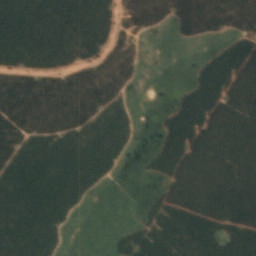
#> input picture Experiment/images/img.jpg, 256 x 256 px, found by its file name
$ jupyter execute --allow-errors ex.ipynb
#> lines starting #> are read from the running program, lines starting #| are printed output that depends on the picture
[cell 1]
import cv2
import numpy as np
import matplotlib.pyplot as plt
# Load an image from file as function
def load_image(image_path: str) -> np.ndarray:
    """
    Load an image from file, using OpenCV
    """
    return cv2.imread(image_path)[:, :, ::-1]
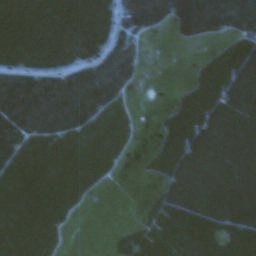
#> returned value: shape (256, 256, 3); mean of channels 0, 1, 2 67.4, 74.9, 64.6; drawn as B, G, R


# Display an image as function
def display_image(image: np.ndarray, title: str="Image"):
    """
    Display an image using matplotlib. Rembember to use plt.show() to display the image
    """
    plt.imshow(image)
    plt.title(title)
    plt.show()


# Convert an image to grayscale
def grayscale_image(image: np.ndarray) -> np.ndarray:
    """
    Convert an image to grayscale. Convert the original image to a grayscale image. In a grayscale image, the pixel value of the
    3 channels will be the same for a particular X, Y coordinate. The equation for the pixel value
    [1] is given by:
        p = 0.299R + 0.587G + 0.114B
    Where the R, G, B are the values for each of the corresponding channels. We will do this by
    creating an array called img_gray with the same shape as img
    """
    # gray_img = 0.299 * image[:, :, 0:1] + 0.587 * image[:, :, 1:2] + 0.114 * image[:, :, 2:3]
    # return np.broadcast_to(gray_img.astype(image.dtype), image.shape)  # , gray_img.astype(image.dtype)[:, :, 0]
    gray_img = 0.299 * image[:, :, 0] + 0.587 * image[:, :, 1] + 0.114 * image[:, :, 2]
    return gray_img.astype(image.dtype)

[cell 2]
img_path = '/home/lvdthieu/Documents/Projects/image-processing/Experiment/images/img.jpg'
img = load_image(img_path)
img.shape
#> Out = (256, 256, 3)

#> (a cell that did not finish here is left out)

#> in grayscale_image, `gray_img = 0.299 * image[:, :, 0] + 0.587 * image[:, :, 1] + 0.114 * i..`:
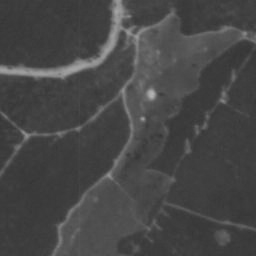
#> gray_img: shape (256, 256) float64; min 52.17, max 181.1, mean 71.5

#> (a cell that did not finish here is left out)

[cell 5]
fig, ax = plt.subplots()
#> (the rest of this cell did not finish here and is left out)

[cell 6]
import numpy as np
from matplotlib import pyplot as plt

SAMPLE_RATE = 44100  # Hertz
DURATION = 10  # Seconds

def generate_sine_wave(freq, sample_rate, duration):
    x = np.linspace(0, duration, sample_rate * duration, endpoint=False)
    frequencies = x * freq
    # 2pi because np.sin takes radians
    y = np.sin((2 * np.pi) * frequencies)
    return x, y

[cell 7]
_, nice_tone = generate_sine_wave(400, SAMPLE_RATE, DURATION)
_, noise_tone = generate_sine_wave(4000, SAMPLE_RATE, DURATION)
noise_tone = noise_tone * 0.3

mixed_tone = nice_tone + noise_tone

[cell 8]
normalized_tone = np.int16((mixed_tone / mixed_tone.max()) * 32767)

plt.plot(normalized_tone[:1000])
plt.show()
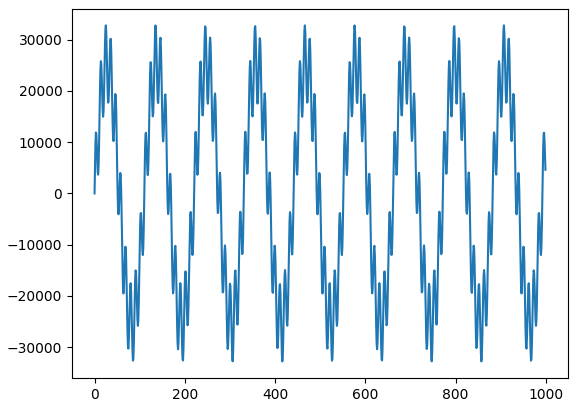
#> figure drawn by matplotlib, 1 panel; curve peaks at x = 25, y = 32766

[cell 9]
from scipy.io.wavfile import write

# Remember SAMPLE_RATE = 44100 Hz is our playback rate
write("mysinewave.wav", SAMPLE_RATE, normalized_tone)

[cell 10]
from scipy.fft import fft, fftfreq

# Number of samples in normalized_tone
N = SAMPLE_RATE * DURATION

yf = fft(normalized_tone)
xf = fftfreq(N, 1 / SAMPLE_RATE)

plt.plot(xf, np.abs(yf))
plt.show()
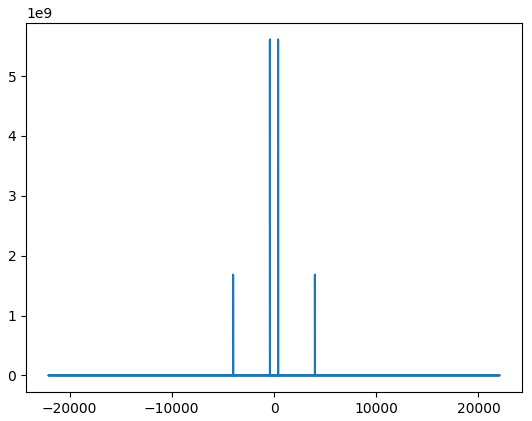
#> figure drawn by matplotlib, 1 panel

[cell 11]
import matplotlib.pyplot as plt
import numpy as np
import cv2

import pywt
import pywt.data

# Load image
original = grayscale_image(load_image("/home/lvdthieu/Documents/Projects/image-processing/Experiment/images/img.jpg"))
print(original.shape)
#| (256, 256)
# Wavelet transform of image, and plot approximation and details
titles = ['Approximation', ' Horizontal detail',
          'Vertical detail', 'Diagonal detail']
coeffs2 = pywt.dwt2(original, 'bior1.3')
LL, (LH, HL, HH) = coeffs2
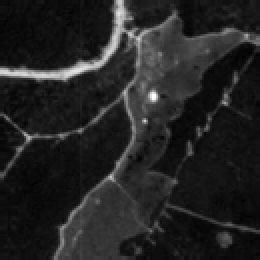
#> LL: shape (130, 130) float64 (shown 2 times larger); min 107.1, max 353.7, mean 141.7; drawn with min black and max white
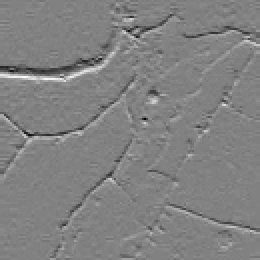
#> LH: shape (130, 130) float64 (shown 2 times larger); min -28.94, max 28, mean 0; drawn with min black and max white
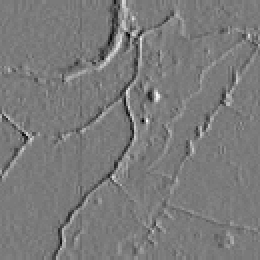
#> HL: shape (130, 130) float64 (shown 2 times larger); min -22.87, max 24.56, mean 0; drawn with min black and max white
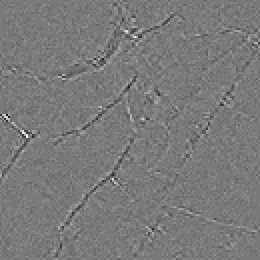
#> HH: shape (130, 130) float64 (shown 2 times larger); min -6, max 6.5, mean -0.000266; drawn with min black and max white
print(HL.shape)
#| (130, 130)
fig = plt.figure(figsize=(12, 3))
for i, a in enumerate([LL, LH, HL, HH]):
    ax = fig.add_subplot(1, 4, i + 1)
    ax.imshow(a, interpolation="nearest", cmap=plt.cm.gray)
    ax.set_title(titles[i], fontsize=10)
    ax.set_xticks([])
    ax.set_yticks([])
#> this loop made 4 passes

fig.tight_layout()
plt.show()
